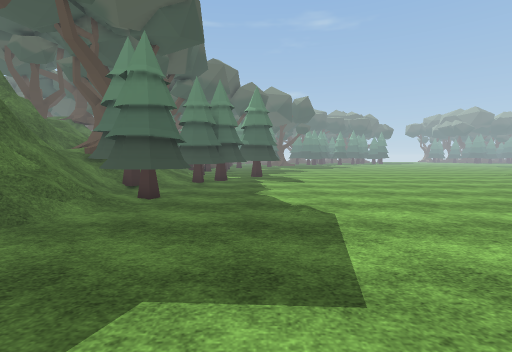
View 1 (above)

24 first-person views from a walk through a scene from a Unity 3-D project. The camera is 1.4 m above the floor, tilts 4° down and sees 85° across. The floor is counted in squares, 1 m on a side. Each view is taken from the middle of a square. On the plan, view 1 faces up. The plan holds only what a view shows up to about 14 squares ahead; the rest is blank. The place goes on beyond the plan. The player is left out. Some surface patterns are stand-ins.

View 2
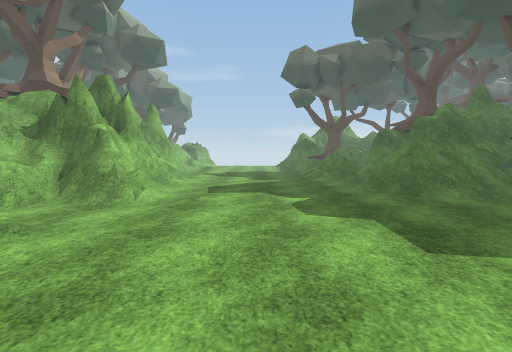

View 3
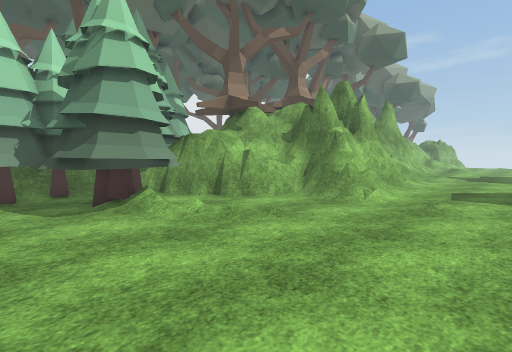

View 4
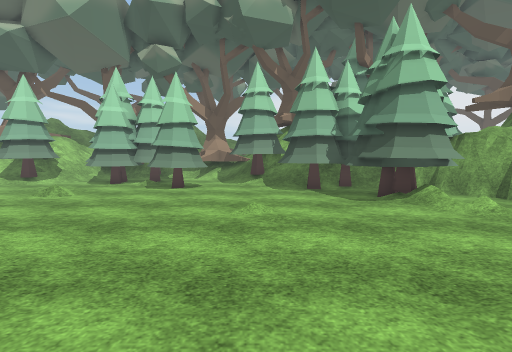

View 5
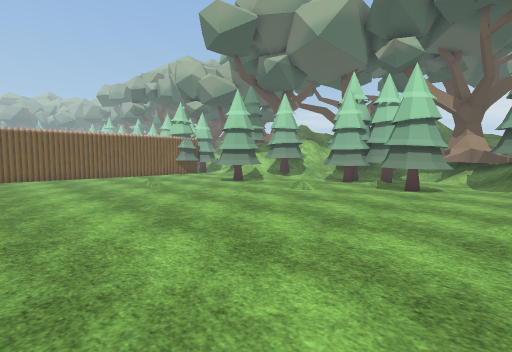

View 6
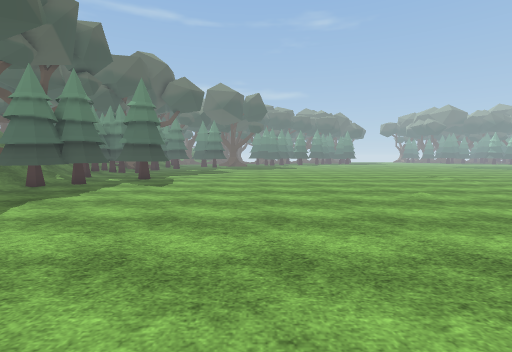

View 7
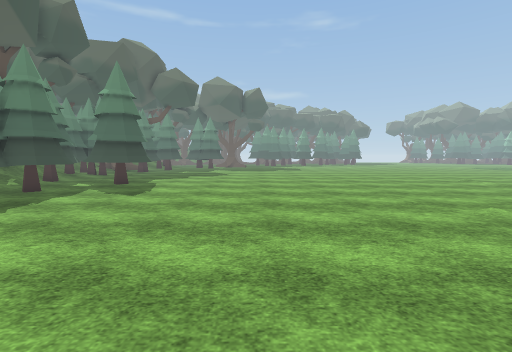

View 8
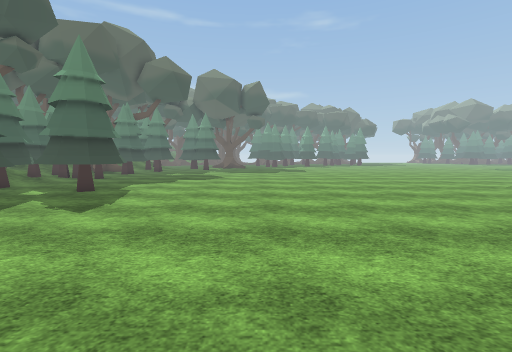

View 9
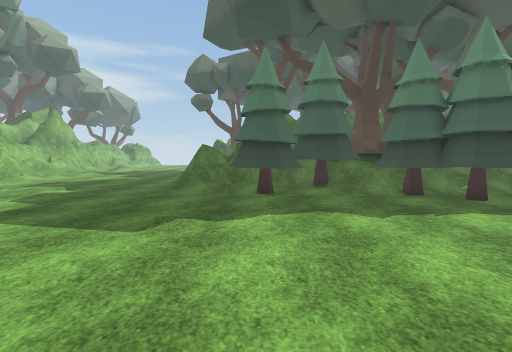

View 10
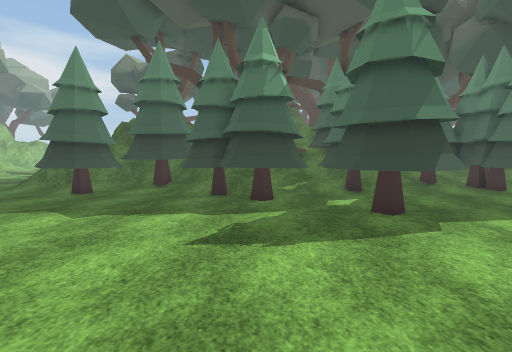

View 11
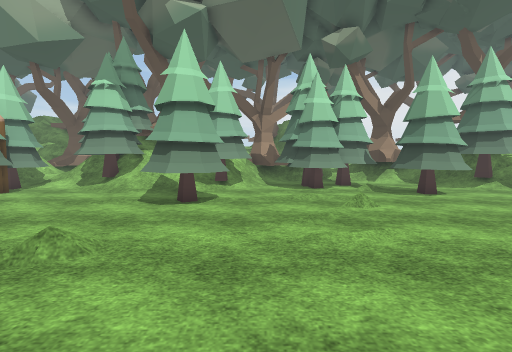

View 12
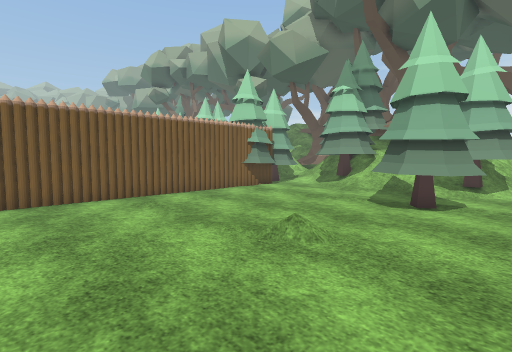

View 13
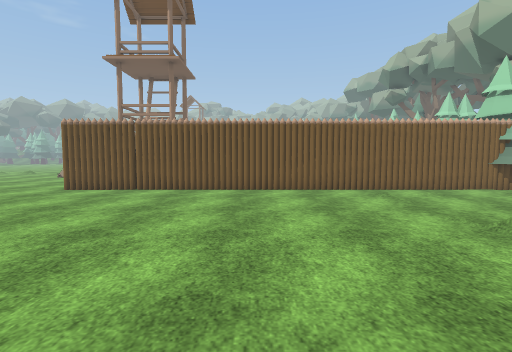

View 14
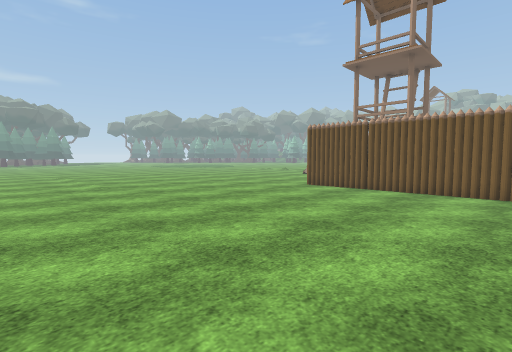

View 15
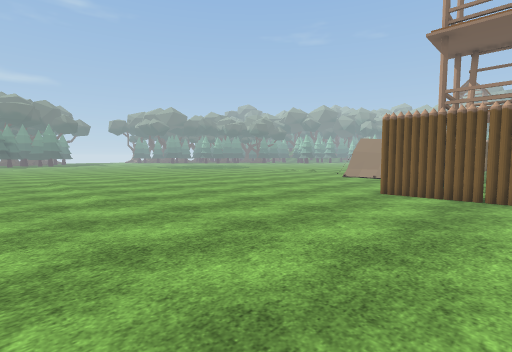

View 16
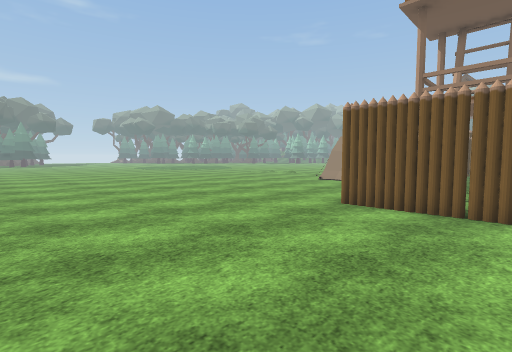

View 17
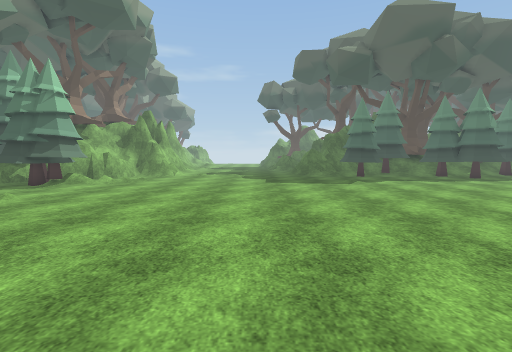

View 18
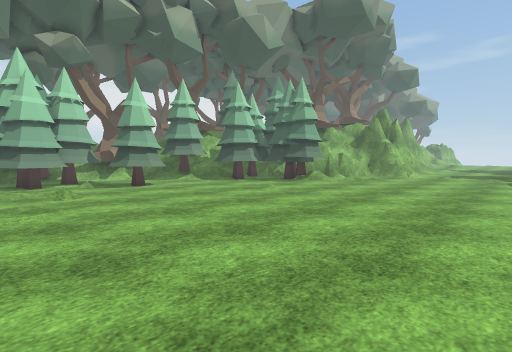

View 19
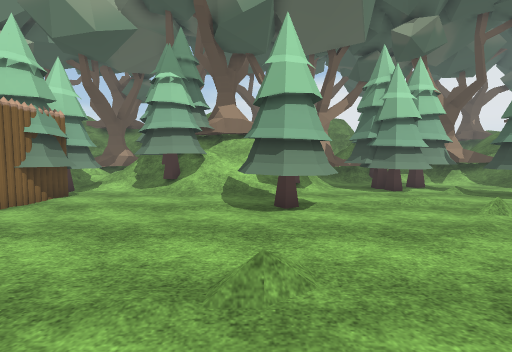

View 20
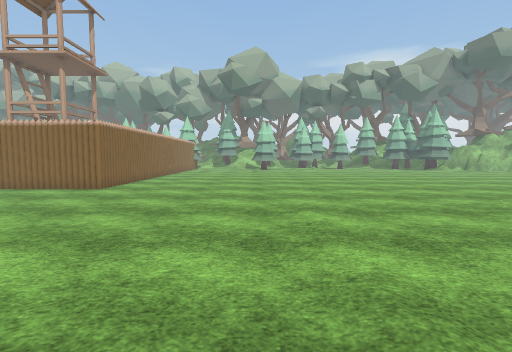

View 21
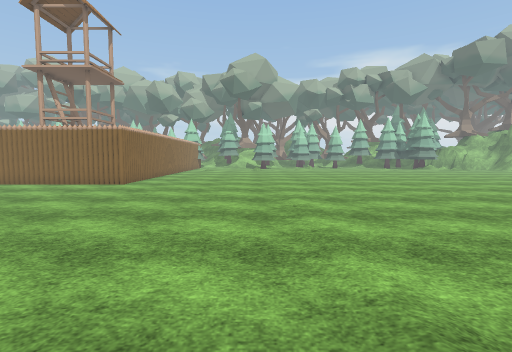

View 22
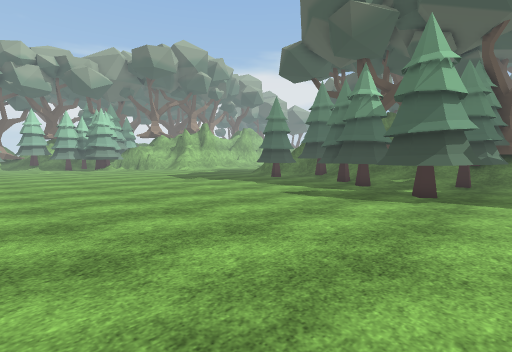

View 23
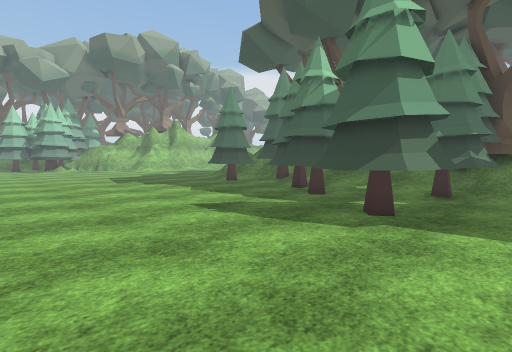

View 24
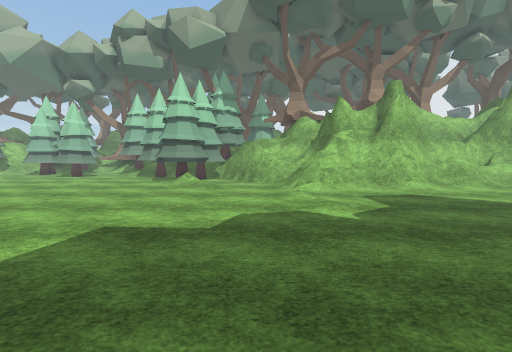

### Floor plan
Key: @ floor where view 1 was taken; # wall or solid block; x gap in a wall; . main floor; : floor 0.25 m higher than the main floor; + floor 0.75 m higher than the main floor; * floor 1.25 m higher than the main floor; % floor 1.75 m higher than the main floor; / step, stairs or slope; = window, fence, low wall or low ledge; ^ raised ledge; T thing the floor can be seen under or through; O other object.
Columns run from 9 left of view 1 to 28 right of it. Each row starts with its distance up from view 1.
 22    O:.................. ......
 21  OO####.........................
 20  O # ##. TT.....................
 19   #####.TTT......................
 18 O  ///..TTT.......................
 17 OO //: TT..........................
 16 O  O/  TT...........................
 15   OO/ TTT............................
 14 //OOO#TT..............................
 13 %/O####...............................
 12 =//###................/...............
 11 =/####................................
 10 ^## ###...............................
  9 ##=+###...............................
  8 ##=*=##.............................##
  7   #=/...............................#
  6  ===/...............................#
  5  ///................................#
  4 ....................................#
  3 ....................................#
  2 ....................................#
  1 ....................................#
  0 .........@..........................#
 -1 ....................................#
 -2 ...../..............................#
 -3 ....................................#
 -4 ////=//.............................#
 -5 #####//.../..................O......#
 -6    ##/....//..../...................#
 -7     #x=#..###.......................#
 -8     #*##..####......................#
 -9     ####### ##.........:...###......#
-10              ##............###......#
-11              ###...##.......# ......#
-12                ##.####.....##../##..#
-13                ####  ####.###//###.##
-14                        ##### //O##==#

Positions as (right, up) in squares from view 1, and headings:
1: (0, 0), facing up
2: (5, 0), facing left
3: (5, 0), facing down-left
4: (7, 1), facing down
5: (7, 1), facing down-right
6: (7, 2), facing up
7: (7, 5), facing up
8: (7, 8), facing up
9: (7, 9), facing left
10: (7, 16), facing left
11: (17, -1), facing down
12: (17, -1), facing down-right
13: (15, 0), facing right
14: (15, 0), facing up-right
15: (16, 4), facing up-right
16: (19, 4), facing up-right
17: (16, 2), facing left
18: (16, 2), facing down-left
19: (20, -2), facing down
20: (20, 20), facing down
21: (20, 22), facing down
22: (11, 22), facing down-left
23: (7, 22), facing down-left
24: (-2, 8), facing down
